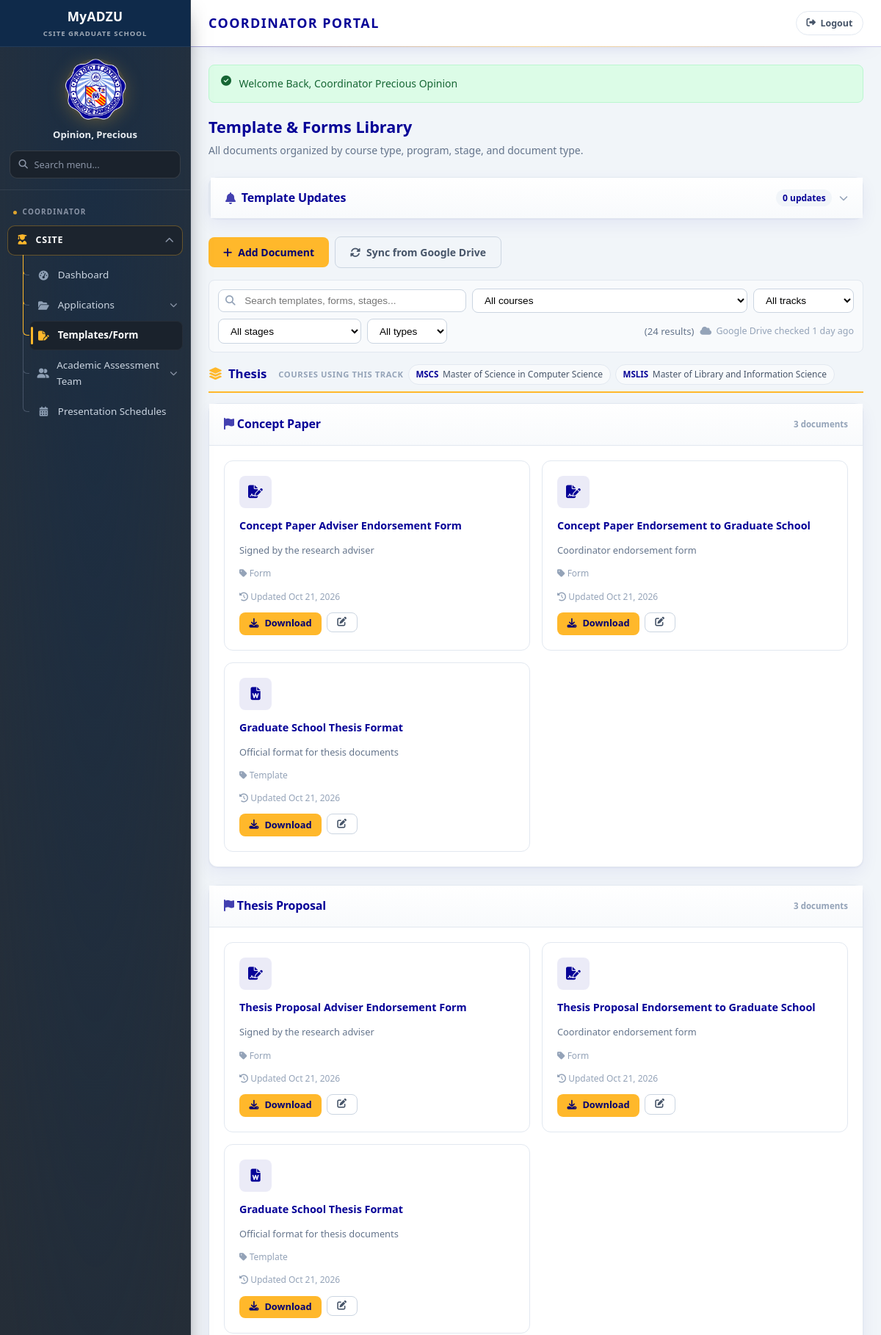
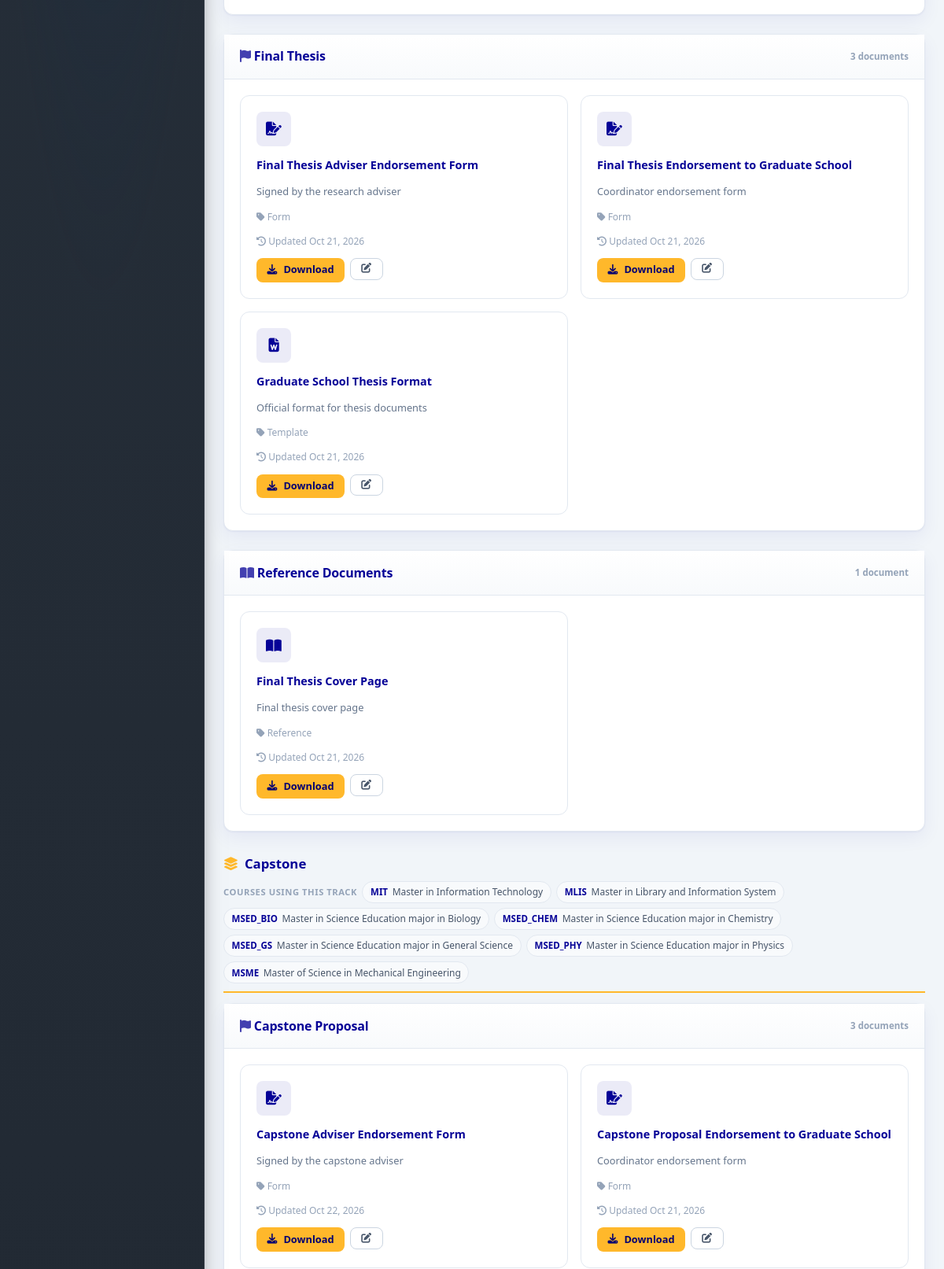
The page /coordinator/templates/manage.php (signed in, upper part) on the database its author committed (2 pictures, top to bottom).
### tables this page shows
CREATE TABLE `template_sync_state` (
  `sync_key` varchar(60) NOT NULL,
  `last_sync_at` datetime DEFAULT NULL,
  `last_status` varchar(255) DEFAULT NULL
);

CREATE TABLE `programs` (
  `program_id` int(11) NOT NULL,
  `track_id` int(11) NOT NULL,
  `program_code` varchar(30) NOT NULL,
  `program_name` varchar(150) NOT NULL,
  `description` text DEFAULT NULL,
  `is_active` tinyint(1) NOT NULL DEFAULT 1,
  `created_at` timestamp NOT NULL DEFAULT current_timestamp()
);

CREATE TABLE `templates` (
  `template_id` int(11) NOT NULL,
  `track_id` int(11) NOT NULL,
  `stage_id` int(11) DEFAULT NULL,
  `template_name` varchar(150) NOT NULL,
  `description` text DEFAULT NULL,
  `document_type` enum('form','template','reference') NOT NULL DEFAULT 'template',
  `file_name` varchar(255) NOT NULL,
  `file_path` varchar(500) NOT NULL,
  `drive_file_id` varchar(120) DEFAULT NULL,
  `drive_modified_at` datetime DEFAULT NULL,
  `drive_size` bigint(20) DEFAULT NULL,
  `mime_type` varchar(100) DEFAULT NULL,
  `is_active` tinyint(1) NOT NULL DEFAULT 1,
  `needs_review` tinyint(1) NOT NULL DEFAULT 0,
  `managed_by_user_id` int(11) NOT NULL,
  `created_at` timestamp NOT NULL DEFAULT current_timestamp(),
  `updated_at` timestamp NOT NULL DEFAULT current_timestamp() ON UPDATE current_timestamp()
);

CREATE TABLE `workflow_stages` (
  `stage_id` int(11) NOT NULL,
  `track_id` int(11) NOT NULL,
  `stage_key` varchar(50) NOT NULL,
  `stage_label` varchar(100) NOT NULL,
  `stage_order` int(11) NOT NULL DEFAULT 1,
  `is_required` tinyint(1) NOT NULL DEFAULT 1,
  `created_at` timestamp NOT NULL DEFAULT current_timestamp()
);

### includes/components/template_library.php (the view, shortened to what the rows shown need)
<?php
$templateLibrary        = $templateLibrary ?? [];
$templateLibraryMode    = $templateLibraryMode ?? 'student';
$templateLibraryCourse  = $templateLibraryCourse ?? [];
$templateLibraryIsCoordinator = ($templateLibraryMode === 'coordinator');
$templateCourseSearch = static function (array $track): string {
    $parts = [];
    foreach (($track['courses'] ?? []) as $course) {
        $parts[] = (string) ($course['code'] ?? '');
        $parts[] = (string) ($course['name'] ?? '');
    }
    return implode(' ', array_filter($parts));
};
$templateLibraryIcon = static function (array $template): string {
    $type = (string) ($template['typeLabel'] ?? 'Template');
    if ($type === 'Form') {
        return 'fa-file-signature';
    }
    if ($type === 'Reference') {
        return 'fa-book-open';
    }
    return 'fa-file-word';
};
?>
<?php foreach ($templateLibrary as $track): ?>
<section class="tpl-track-section" data-track="<?= htmlspecialchars($track['trackCode']) ?>">
    <div class="tpl-track-head">
        <h3 class="tpl-track-title">
            <i class="fas fa-layer-group"></i>
            <?= htmlspecialchars($track['trackName']) ?>
        </h3>
        <?php if (!empty($track['courses'])): ?>
        <div class="tpl-track-courses">
            <span class="tpl-track-courses-label">
                <?= $templateLibraryIsCoordinator ? 'Courses using this track' : 'Your program' ?>
            </span>
            <?php foreach ($track['courses'] as $course): ?>
                <?php
                $isOwn = ($templateLibraryCourse['code'] ?? '') === $course['code'];
                ?>
                <span class="tpl-course-chip<?= $isOwn ? ' is-own' : '' ?>" data-course="<?= htmlspecialchars((string) ($course['code'] ?? '')) ?>">
                    <strong><?= htmlspecialchars($course['code']) ?></strong>
                    <span><?= htmlspecialchars($course['name']) ?></span>
                </span>
            <?php endforeach; ?>
        </div>
        <?php endif; ?>
    </div>
    <?php foreach ($track['stages'] as $stage): ?>
    <div class="card">
        <div class="card-header">
            <h3><i class="fas fa-flag"></i> <?= htmlspecialchars($stage['label']) ?></h3>
            <span class="tpl-stage-count"><?= count($stage['templates']) ?> document<?= count($stage['templates']) === 1 ? '' : 's' ?></span>
        </div>
        <div class="card-body">
            <div class="template-grid">
                <?php foreach ($stage['templates'] as $template):
                    $search = strtolower(trim(
                        ($template['label'] ?? '') . ' ' . ($template['file'] ?? '') . ' '
                        . ($template['description'] ?? '') . ' ' . $stage['label'] . ' '
                        . ($template['typeLabel'] ?? '') . ' ' . $track['trackName'] . ' '
                        . $templateCourseSearch($track)
                    ));
                ?>
                <div class="template-item<?= !empty($template['needsReview']) ? ' needs-review' : '' ?>"
                     data-stage="<?= htmlspecialchars($stage['label']) ?>"
                     data-type="<?= htmlspecialchars($template['typeLabel'] ?? 'Template') ?>"
                     data-track="<?= htmlspecialchars($track['trackCode']) ?>"
                     data-search="<?= htmlspecialchars($search) ?>">
                    <div class="template-icon"><i class="fas <?= $templateLibraryIcon($template) ?>"></i></div>
                    <h4><?= htmlspecialchars($template['label']) ?></h4>
                    <p><?= htmlspecialchars($template['description'] ?? '') ?></p>
                    <span class="template-meta"><i class="fas fa-tag"></i> <?= htmlspecialchars($template['typeLabel'] ?? 'Template') ?></span>
                    <?php if (!empty($template['modifiedLabel'])): ?>
                    <span class="template-meta"><i class="fas fa-clock-rotate-left"></i> Updated <?= htmlspecialchars($template['modifiedLabel']) ?></span>
                    <?php endif; ?>
                    <div class="template-actions">
                        <a class="btn btn-primary btn-sm" href="<?= htmlspecialchars($template['url']) ?>" download>
                            <i class="fas fa-download"></i> Download
                        </a>
                        <?php if ($templateLibraryIsCoordinator): ?>
                        <a class="btn btn-sm btn-outline" href="<?= url('coordinator/templates/edit.php?id=' . urlencode((string) ($template['id'] ?? ''))) ?>" title="Edit template">
                            <i class="fas fa-edit"></i>
                        </a>
                        <?php endif; ?>
                    </div>
                </div>
                <?php endforeach; ?>
            </div>
        </div>
    </div>
    <?php endforeach; ?>
    <?php if (!empty($track['references'])): ?>
    <div class="card">
        <div class="card-header">
            <h3><i class="fas fa-book-open"></i> Reference Documents</h3>
            <span class="tpl-stage-count"><?= count($track['references']) ?> document<?= count($track['references']) === 1 ? '' : 's' ?></span>
        </div>
        <div class="card-body">
            <div class="template-grid">
                <?php foreach ($track['references'] as $template):
                    $search = strtolower(trim(
                        ($template['label'] ?? '') . ' ' . ($template['file'] ?? '') . ' '
                        . ($template['description'] ?? '') . ' reference documents '
                        . ($template['typeLabel'] ?? '') . ' ' . $track['trackName'] . ' '
                        . $templateCourseSearch($track)
                    ));
                ?>
                <div class="template-item<?= !empty($template['needsReview']) ? ' needs-review' : '' ?>"
                     data-stage="Reference Documents"
                     data-type="<?= htmlspecialchars($template['typeLabel'] ?? 'Reference') ?>"
                     data-track="<?= htmlspecialchars($track['trackCode']) ?>"
                     data-search="<?= htmlspecialchars($search) ?>">
                    <div class="template-icon"><i class="fas <?= $templateLibraryIcon($template) ?>"></i></div>
                    <h4><?= htmlspecialchars($template['label']) ?></h4>
                    <p><?= htmlspecialchars($template['description'] ?? '') ?></p>
                    <span class="template-meta"><i class="fas fa-tag"></i> <?= htmlspecialchars($template['typeLabel'] ?? 'Reference') ?></span>
                    <?php if (!empty($template['modifiedLabel'])): ?>
                    <span class="template-meta"><i class="fas fa-clock-rotate-left"></i> Updated <?= htmlspecialchars($template['modifiedLabel']) ?></span>
                    <?php endif; ?>
                    <div class="template-actions">
                        <a class="btn btn-primary btn-sm" href="<?= htmlspecialchars($template['url']) ?>" download>
                            <i class="fas fa-download"></i> Download
                        </a>
                        <?php if ($templateLibraryIsCoordinator): ?>
                        <a class="btn btn-sm btn-outline" href="<?= url('coordinator/templates/edit.php?id=' . urlencode((string) ($template['id'] ?? ''))) ?>" title="Edit template">
                            <i class="fas fa-edit"></i>
                        </a>
                        <?php endif; ?>
                    </div>
                </div>
                <?php endforeach; ?>
            </div>
        </div>
    </div>
    <?php endif; ?>
</section>
<?php endforeach; ?>

### coordinator/templates/manage.php (shortened to what the rows shown need)
<?php
require_once __DIR__ . '/../../includes/config/db.php';
require_once __DIR__ . '/../../includes/layout/header.php';
?>
<div class="page-header">
    <h2>Template &amp; Forms Library</h2>
</div>
<?php
$templates = databaseTemplateRows();
$templateLibrary     = templateLibrary();
$templateLibraryMode = 'coordinator';
$lastSyncAt = templateLastSyncAt();
?>
<div class="filter-bar" data-filter-table="#tplLibrary" style="margin-bottom:1rem;">
    <div class="filter-search">
        <i class="fas fa-search"></i>
        <input type="search" data-filter-q placeholder="Search templates, forms, stages..." value="<?= htmlspecialchars($_GET['q'] ?? '') ?>">
    </div>
    <select data-filter="course">
        <option value="">All courses</option>
    </select>
    <select data-filter="track">
        <option value="">All tracks</option>
    </select>
    <select data-filter="stage">
        <option value="">All stages</option>
    </select>
    <select data-filter="type">
        <option value="">All types</option>
    </select>
    <span class="filter-count" data-filter-count></span>
    <span class="tpl-sync-status"><i class="fas fa-cloud"></i> Google Drive checked <?= htmlspecialchars(templateTimeAgo($lastSyncAt)) ?></span>
</div>
<div id="tplLibrary">
<?php require_once __DIR__ . '/../../includes/components/template_library.php'; ?>
</div>
<?php require_once __DIR__ . '/../../includes/layout/footer.php'; ?>

### rows shown on the page
template_sync_state: last_sync_at "1 day ago"
programs: program_code "MSCS", program_name "Master of Science in Computer Science"
programs: program_code "MSLIS", program_name "Master of Library and Information Science"
templates: template_name "Concept Paper Adviser Endorsement Form", description "Signed by the research adviser", typeLabel "Form", modifiedLabel "Oct 21, 2026"
templates: template_name "Concept Paper Endorsement to Graduate School", description "Coordinator endorsement form", typeLabel "Form", modifiedLabel "Oct 21, 2026"
templates: template_name "Graduate School Thesis Format", description "Official format for thesis documents", typeLabel "Template", modifiedLabel "Oct 21, 2026"
templates: template_name "Thesis Proposal Adviser Endorsement Form", description "Signed by the research adviser", typeLabel "Form", modifiedLabel "Oct 21, 2026"
templates: template_name "Thesis Proposal Endorsement to Graduate School", description "Coordinator endorsement form", typeLabel "Form", modifiedLabel "Oct 21, 2026"
templates: template_name "Final Thesis Adviser Endorsement Form", description "Signed by the research adviser", typeLabel "Form", modifiedLabel "Oct 21, 2026"
templates: template_name "Final Thesis Endorsement to Graduate School", description "Coordinator endorsement form", typeLabel "Form", modifiedLabel "Oct 21, 2026"
templates: template_name "Final Thesis Cover Page", description "Final thesis cover page", typeLabel "Reference", modifiedLabel "Oct 21, 2026"
programs: program_code "MIT", program_name "Master in Information Technology"
programs: program_code "MLIS", program_name "Master in Library and Information System"
workflow_stages: stage_label "Capstone Proposal", count($stage['templates']) "3"
templates: template_name "Capstone Adviser Endorsement Form", description "Signed by the capstone adviser", typeLabel "Form", modifiedLabel "Oct 22, 2026"
templates: template_name "Capstone Proposal Endorsement to Graduate School", description "Coordinator endorsement form", typeLabel "Form", modifiedLabel "Oct 21, 2026"

### other values the page prints
$userName "Opinion, Precious"
$item['label'] "Dashboard"
$item['label'] "Applications"
$item['label'] "Templates/Form"
$item['label'] "Academic Assessment Team"
$item['label'] "Presentation Schedules"
$flash['message'] "Welcome Back, Coordinator Precious Opinion"
$track['trackName'] "Thesis"
$stage['label'] "Concept Paper"
count($stage['templates']) "3"
$stage['label'] "Thesis Proposal"
$stage['label'] "Final Thesis"
count($track['references']) "1"
$track['trackName'] "Capstone"
$course['code'] "MSED_BIO"
